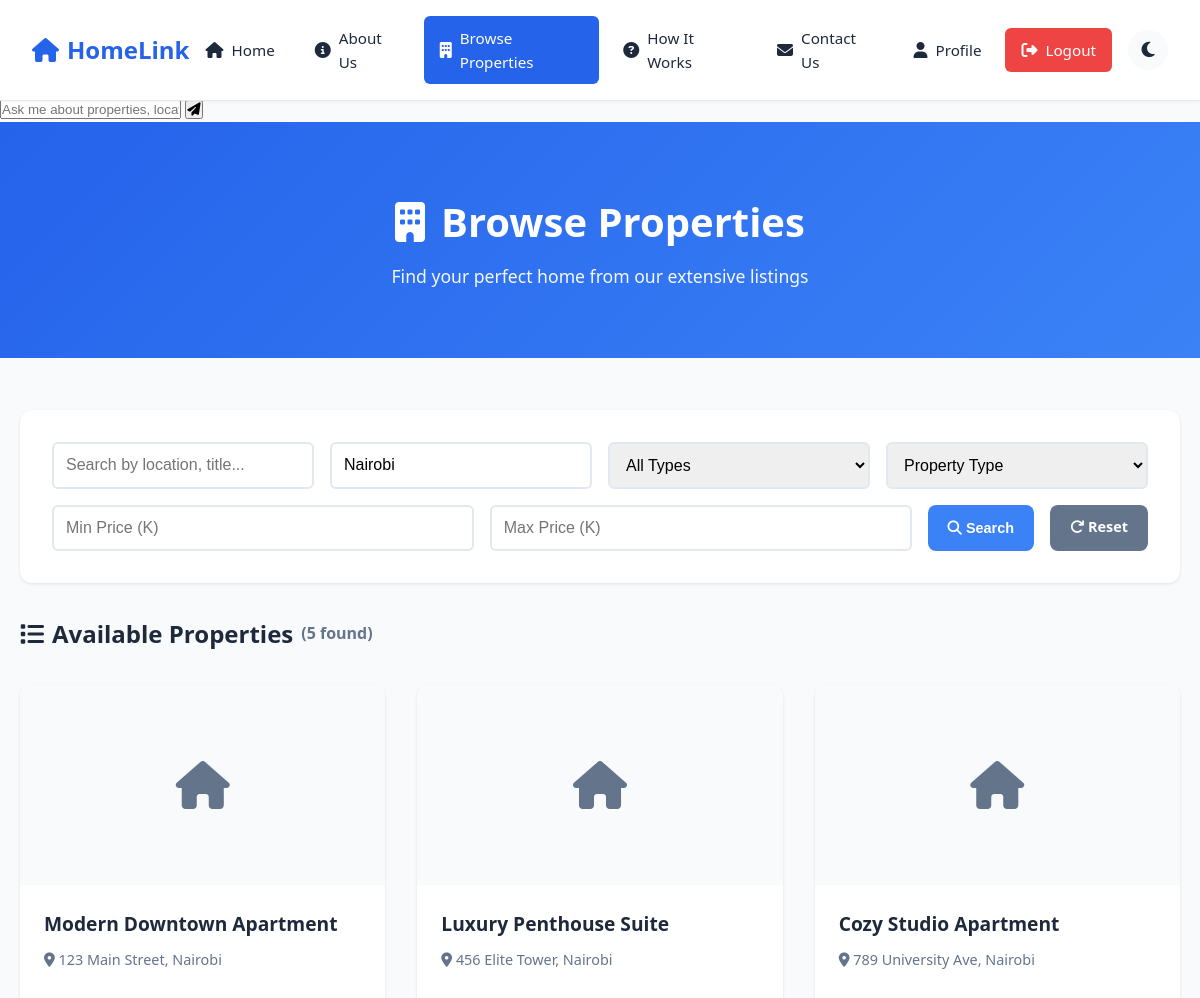
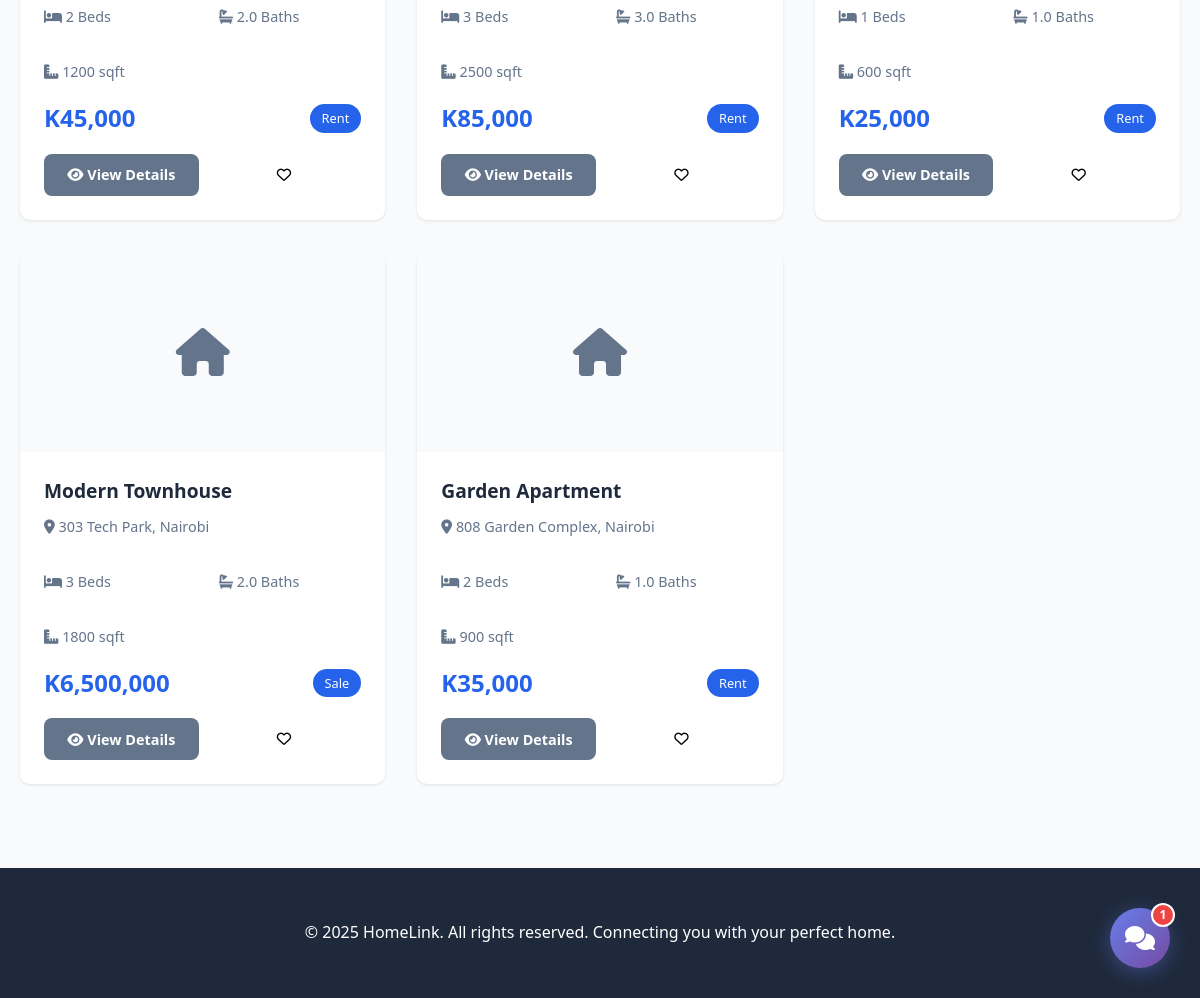
The page /properties.php?city=Nairobi (signed in) on the database as committed earlier (2 pictures, top to bottom).
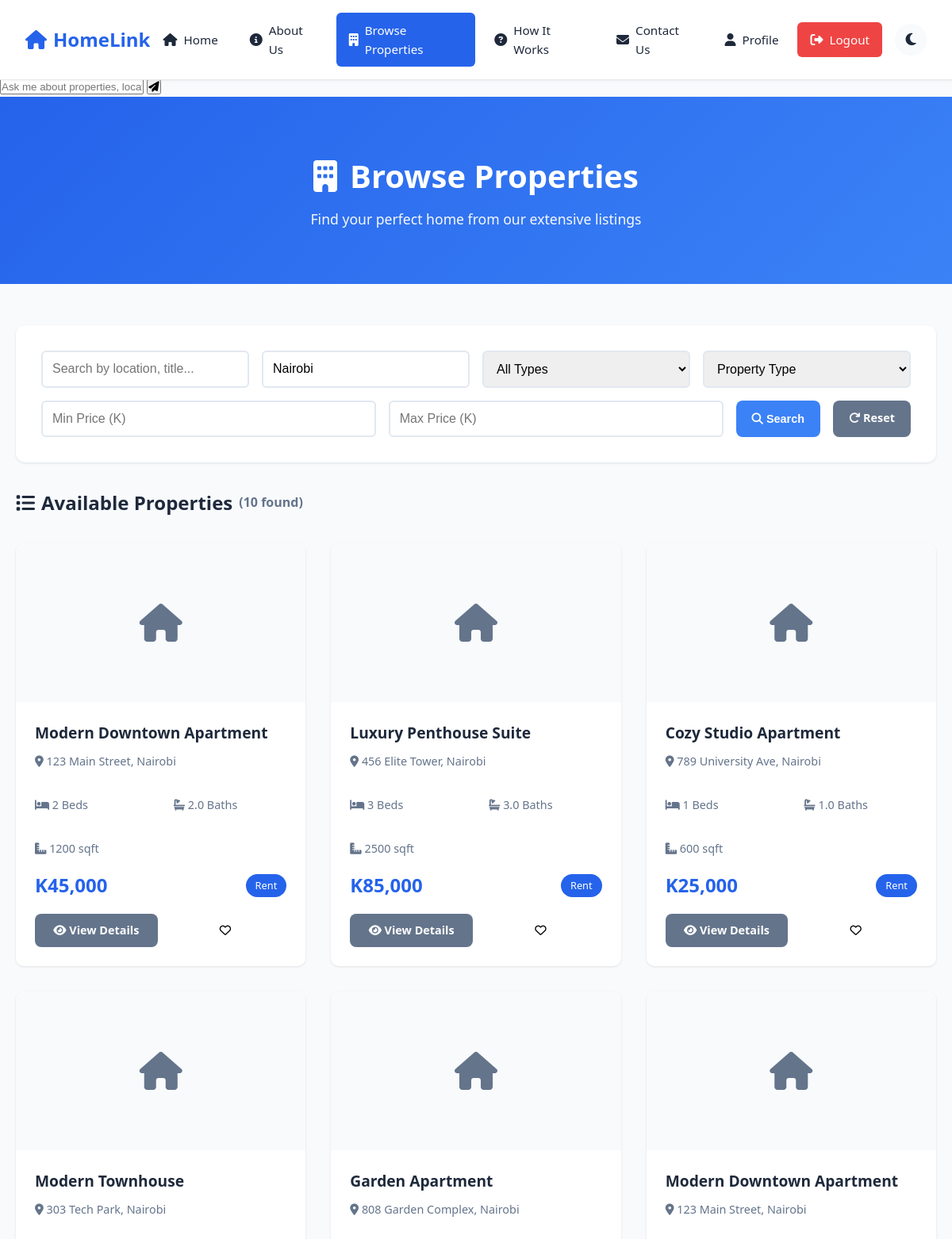
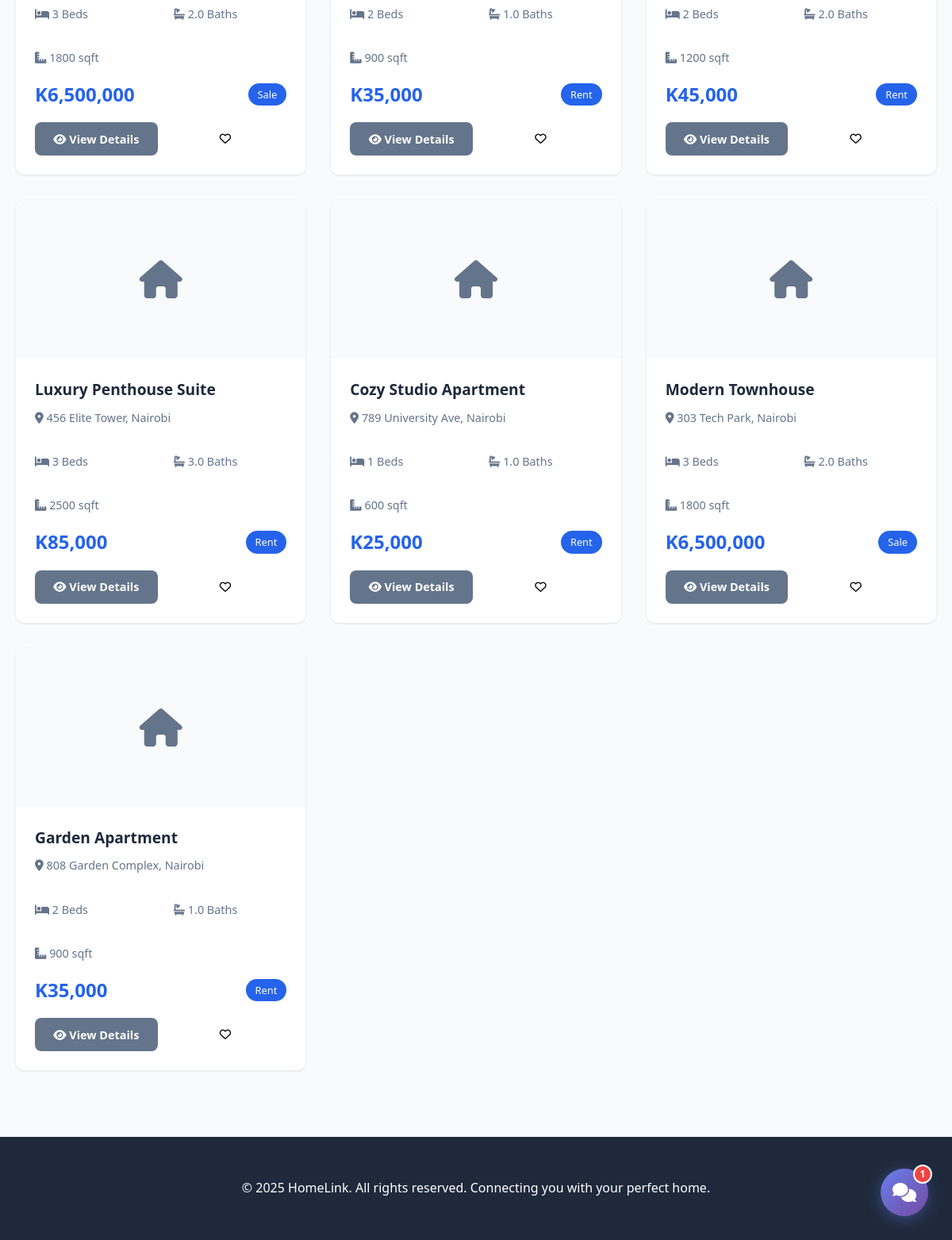
The same page on the database as committed later (2 pictures, top to bottom).
### tables this page shows
CREATE TABLE properties (
    property_id INT AUTO_INCREMENT PRIMARY KEY,
    seller_id INT NOT NULL,
    title VARCHAR(200) NOT NULL,
    description TEXT,
    address VARCHAR(255) NOT NULL,
    city VARCHAR(100) NOT NULL,
    state VARCHAR(100),
    zip_code VARCHAR(20),
    price DECIMAL(10, 2) NOT NULL,
    type ENUM('rent', 'sale') NOT NULL,
    property_type ENUM('apartment', 'house', 'condo', 'townhouse', 'studio') NOT NULL,
    bedrooms INT DEFAULT 0,
    bathrooms DECIMAL(2, 1) DEFAULT 0,
    sqft INT,
    status ENUM('pending', 'approved', 'rejected', 'sold', 'rented') DEFAULT 'pending',
    created_at TIMESTAMP DEFAULT CURRENT_TIMESTAMP,
    updated_at TIMESTAMP DEFAULT CURRENT_TIMESTAMP ON UPDATE CURRENT_TIMESTAMP,
    FOREIGN KEY (seller_id) REFERENCES users(user_id) ON DELETE CASCADE
);

### includes/auth.php (called while the page is built, shortened)
<?php
function isLoggedIn() {
    return isset($_SESSION['user_id']);
}

### properties.php (the view, shortened to what the changed rows need)
<?php
require_once 'includes/db_connect.php';
require_once 'includes/auth.php';
$city = $_GET['city'] ?? '';
$sql = "SELECT p.*, u.username as seller_name,
        (SELECT image_url FROM images WHERE property_id = p.property_id AND is_primary = TRUE LIMIT 1) as primary_image
        FROM properties p
        LEFT JOIN users u ON p.seller_id = u.user_id
        WHERE p.status = 'approved'";
$params = [];
if (!empty($city)) {
    $sql .= " AND p.city LIKE ?";
    $params[] = "%$city%";
}
$sql .= " ORDER BY p.created_at DESC";
$stmt = $pdo->prepare($sql);
$stmt->execute($params);
$properties = $stmt->fetchAll();
include 'includes/header.php';
?>
<div class="page-header">
    <div class="container">
        <h1><i class="fas fa-building"></i> Browse Properties</h1>
    </div>
</div>
<div class="container">
    <div class="properties-section">
        <h2 class="section-title">
            <i class="fas fa-list"></i> Available Properties
            <span class="property-count">(<?php echo count($properties); ?> found)</span>
        </h2>
        <?php if (empty($properties)): ?>
            <div class="no-results">
                <i class="fas fa-search"></i>
                <p>No properties found matching your criteria.</p>
                <a href="properties.php" class="btn btn-primary">View All Properties</a>
            </div>
        <?php else: ?>
            <div class="properties-grid">
                <?php foreach ($properties as $property): ?>
                    <div class="property-card">
                        <?php
                        $primaryImage = $property['primary_image'] ?? '';
                        $hasImage = false;
                        ?>
                        <?php if ($hasImage): ?>
                            <img src="<?php echo htmlspecialchars($primaryImage); ?>" alt="<?php echo htmlspecialchars($property['title']); ?>" class="property-image">
                        <?php else: ?>
                            <div class="property-image-placeholder">
                                <i class="fas fa-home"></i>
                            </div>
                        <?php endif; ?>
                        <div class="property-info">
                            <h3 class="property-title"><?php echo htmlspecialchars($property['title']); ?></h3>
                            <p class="property-location">
                                <i class="fas fa-map-marker-alt"></i>
                                <?php echo htmlspecialchars($property['address'] . ', ' . $property['city']); ?>
                            </p>
                            <div class="property-details">
                                <span><i class="fas fa-bed"></i> <?php echo $property['bedrooms']; ?> Beds</span>
                                <span><i class="fas fa-bath"></i> <?php echo $property['bathrooms']; ?> Baths</span>
                                <?php if ($property['sqft']): ?>
                                    <span><i class="fas fa-ruler-combined"></i> <?php echo $property['sqft']; ?> sqft</span>
                                <?php endif; ?>
                            </div>
                            <div class="property-price">
                                <strong>K<?php echo number_format($property['price']); ?></strong>
                                <span class="property-type-badge"><?php echo ucfirst($property['type']); ?></span>
                            </div>
                            <div class="property-actions">
                                <a href="property_details.php?id=<?php echo $property['property_id']; ?>" class="btn btn-secondary">
                                    <i class="fas fa-eye"></i> View Details
                                </a>
                                <?php if (isLoggedIn()): ?>
                                    <button class="btn btn-favorite" data-property-id="<?php echo $property['property_id']; ?>">
                                        <i class="far fa-heart"></i>
                                    </button>
                                <?php endif; ?>
                            </div>
                        </div>
                    </div>
                <?php endforeach; ?>
            </div>
        <?php endif; ?>
    </div>
</div>
<?php include 'includes/footer.php'; ?>

Rows that differ between the two databases and show on the page:
added properties: title "Modern Downtown Apartment", address+city "123 Main Street, Nairobi", bedrooms "2", bathrooms "2.0", sqft "1200", price "45,000", type "Rent"
added properties: title "Luxury Penthouse Suite", address+city "456 Elite Tower, Nairobi", bedrooms "3", bathrooms "3.0", sqft "2500", price "85,000", type "Rent"
added properties: title "Cozy Studio Apartment", address+city "789 University Ave, Nairobi", bedrooms "1", bathrooms "1.0", sqft "600", price "25,000", type "Rent"
added properties: title "Modern Townhouse", address+city "303 Tech Park, Nairobi", bedrooms "3", bathrooms "2.0", sqft "1800", price "6,500,000", type "Sale"
added properties: title "Garden Apartment", address+city "808 Garden Complex, Nairobi", bedrooms "2", bathrooms "1.0", sqft "900", price "35,000", type "Rent"
Other text that changed with them:
count($properties): "5" → "10"
